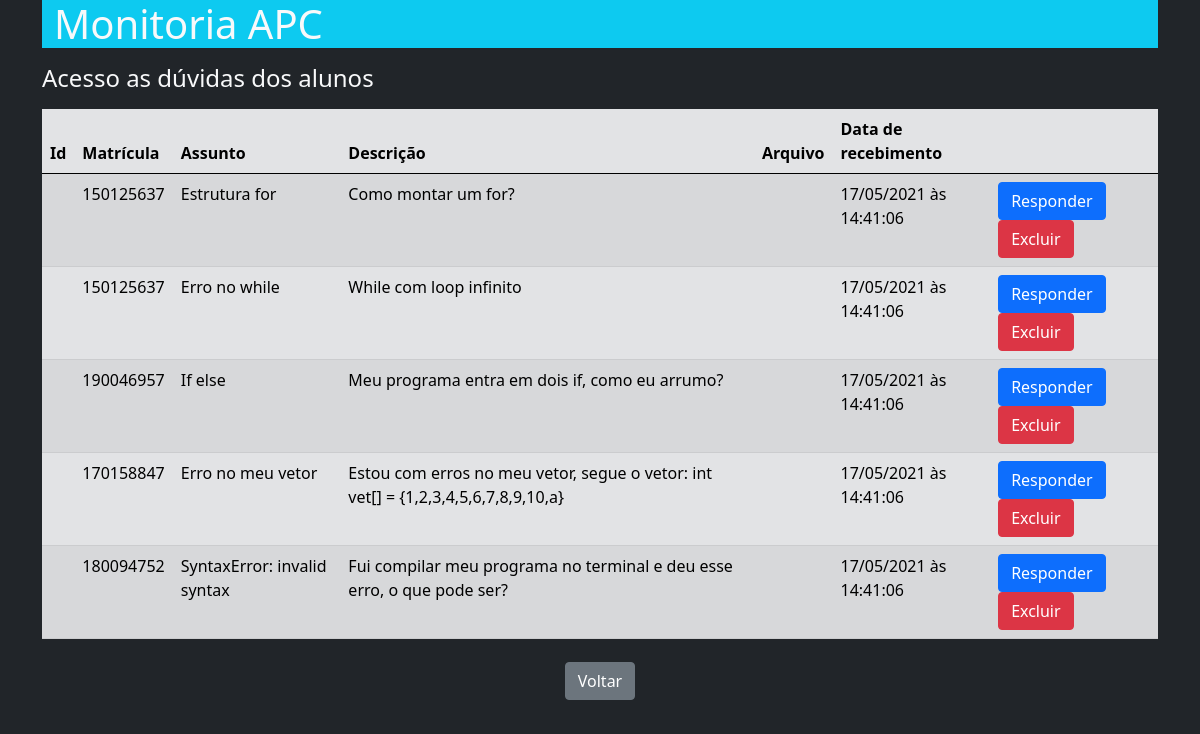
The app's page /acessoDuvidas.php with its own data.
### tables this page shows
create table DUVIDA(
	idAluno integer unsigned,
	assunto varchar(255) NOT NULL,
    matricula integer unsigned,
    descricao text,
    arquivo BLOB,
	dataDuvida TIMESTAMP on update CURRENT_TIMESTAMP NULL DEFAULT CURRENT_TIMESTAMP,
	FOREIGN KEY (idAluno) REFERENCES ALUNO(idAluno));

### acessoDuvidas.php (called while the page is built, shortened)
<?php
    $duvidas = Duvida::getDuvidas();
    include __DIR__.'/include/header.php';
    include __DIR__.'/include/telaAcessoDuvidas.php';
    include __DIR__.'/include/footer.php';
?>

### app/DB/DataBase.php (called while the page is built, shortened)
<?php
class DataBase{
    private $table;
    private $connection;
    public function __construct($table = null){
        $this->table = $table;
    }
    public function setConnection(){
        try{
            $this->connection = new PDO('mysql:host=' .self::HOST. ';dbname=' .self::NAME, self::USER, self::PASS);
            $this->connection->setAttribute(PDO::ATTR_ERRMODE, PDO::ERRMODE_EXCEPTION);
        }catch(PDOException $e){
            die('ERROR: '.$e->getMessage());
        }
    }
     public function execute($query,$params = []){
        try{
            $statement = $this->connection->prepare($query);
            $statement->execute($params);
            return $statement;
        }catch(PDOException $e){
            die('ERROR: '.$e->getMessage());
        }
    }
     public function select($where = null, $order = null, $limit = null, $fields = '*'){
        $where = strlen($where) ? 'WHERE '.$where : '';
        $order = strlen($order) ? 'ORDER BY '.$order : '';
        $limit = strlen($limit) ? 'LIMIT '.$limit : '';
        $query = 'SELECT '.$fields.' FROM '.$this->table.' '.$where.' '.$order.' '.$limit;
        return $this->execute($query);
    }
}
?>

### app/Entity/Duvida.php (called while the page is built, shortened)
<?php
 class Duvida{
   public static function getDuvidas($where = null, $order = null, $limit = null){
     return (new DataBase('duvida'))->select($where, $order, $limit)
                                    ->fetchAll(PDO::FETCH_CLASS,self::class);
   }
}

### include/telaAcessoDuvidas.php (the view, shortened to what this page needs)
<?php
    $resultados = '';
    foreach($duvidas as $duvida){
        $resultados .= '<tr class="tr justify-content-center">
                        <td>'.$duvida->id.'</td>
                        <td>'.$duvida->matricula.'</td>
                        <td>'.$duvida->assunto.'</td>
                        <td>'.$duvida->descricao.'</td>
                        <td>'.$duvida->arquivo.'</td>
                        <td>'.date('d/m/Y à\s H:i:s',strtotime($duvida->dataDuvida)).'</td>
                        <td>
                            <a href="editar.php?id='.$duvida->id.'">
                            <button type="button" class="btn btn-primary">Responder</button>
                            </a>
                            <a href="excluirDuvida.php?id='.$duvida->id.'">
                                <button type="button" class="btn btn-danger">Excluir</button>
                            </a>
                        </td>
                    </tr>';
    }
?>
<main>
    <h4 class="mt-3">Acesso as dúvidas dos alunos</h4>
    <section>
        <table class="table table-striped table-secondary mt-3">
            <thead class="thead-dark justify-content-center">
                <tr class="justify-content-center">
                    <th scope="col">Id</th>
                    <th scope="col">Matrícula</th>
                    <th scope="col">Assunto</th>
                    <th scope="col">Descrição</th>
                    <th scope="col">Arquivo</th>
                    <th scope="col">Data de recebimento</th>
                    <th scope="col"></th>
                </tr>
            </thead>
            <tbody class="tbody-light">
                <?=$resultados?>
            </tbody>
        </table>
    </section>
    <div class="btn container ">
            <a href="criarTurma.php">
                <button class="btn btn-secondary">Voltar</button>
            </a>
    </div>
</main>

### include/header.php (shortened to what this page needs)
<!doctype html>
<html lang="en">
  <head>
    <link href="https://cdn.jsdelivr.net/npm/bootstrap@5.0.0-beta3/dist/css/bootstrap.min.css" rel="stylesheet">
  </head>
  <body class="bg-dark text-light">
    <div class="container">
        <div class="jumbotron bg-info container">
                <h1>Monitoria APC</h1>
                </div>

### include/footer.php (shortened to what this page needs)
</div>
  </body>
</html

### records on screen
duvida: matricula "150125637", assunto "Estrutura for", descricao "Como montar um for?", dataDuvida "17/05/2021 às 14:41:06"
duvida: matricula "150125637", assunto "Erro no while", descricao "While com loop infinito", dataDuvida "17/05/2021 às 14:41:06"
duvida: matricula "190046957", assunto "If else", descricao "Meu programa entra em dois if, como eu arrumo?", dataDuvida "17/05/2021 às 14:41:06"
duvida: matricula "170158847", assunto "Erro no meu vetor", descricao "Estou com erros no meu vetor, segue o vetor: int vet[] = {1,2,3,4,5,6,7,8,9,10,a}", dataDuvida "17/05/2021 às 14:41:06"
duvida: matricula "180094752", assunto "SyntaxError: invalid syntax", descricao "Fui compilar meu programa no terminal e deu esse erro, o que pode ser?", dataDuvida "17/05/2021 às 14:41:06"
